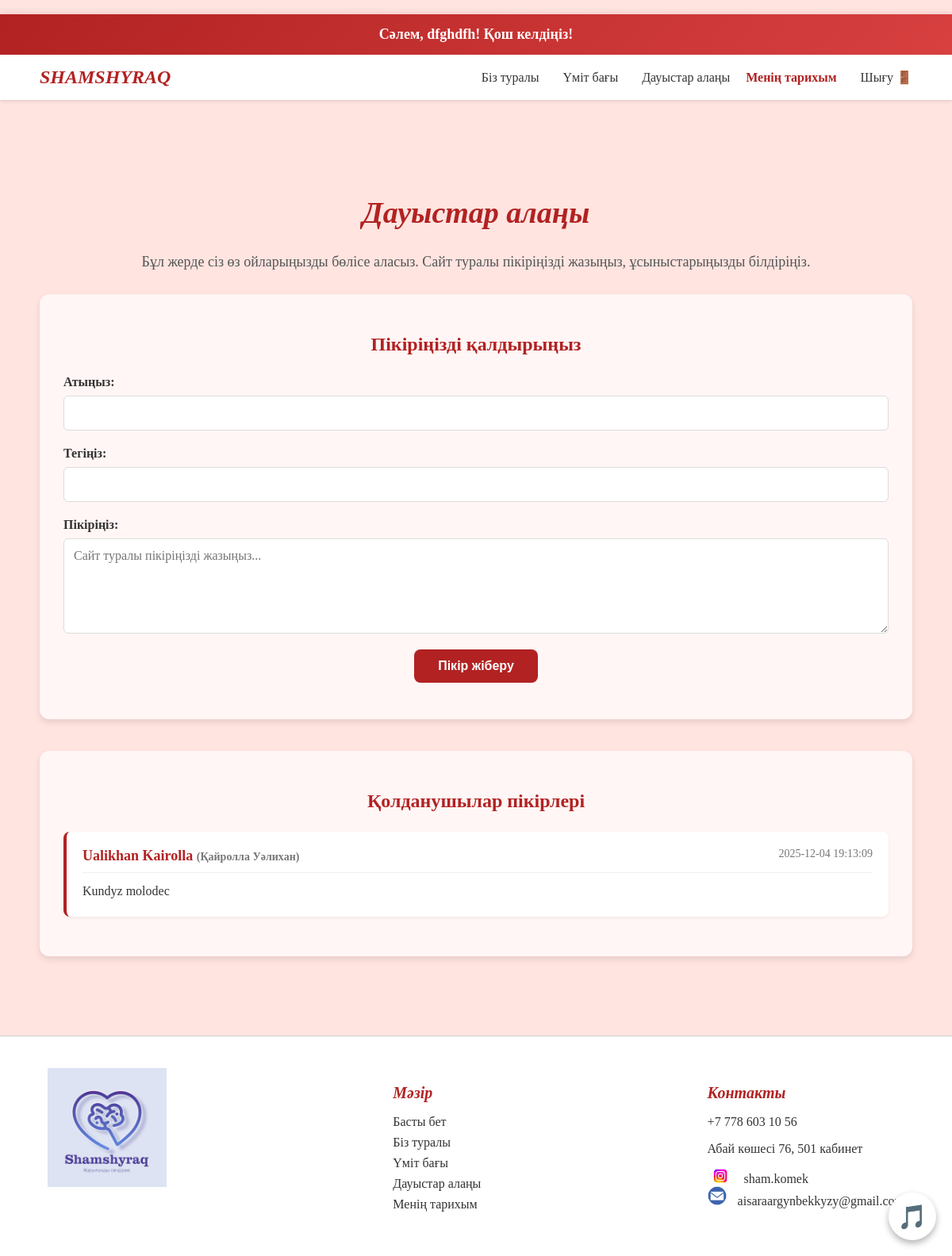
Screenshot of /voices (signed in) with the database file from the repository.
### tables this page shows
CREATE TABLE comments (
                id INTEGER PRIMARY KEY AUTOINCREMENT,
                user_id INTEGER NOT NULL,
                first_name TEXT NOT NULL,
                last_name TEXT NOT NULL,
                comment TEXT NOT NULL,
                created_at TIMESTAMP DEFAULT CURRENT_TIMESTAMP,
                FOREIGN KEY (user_id) REFERENCES users(id) ON DELETE CASCADE
            );

CREATE TABLE users (
                id INTEGER PRIMARY KEY AUTOINCREMENT,
                name TEXT NOT NULL,
                email TEXT UNIQUE NOT NULL,
                password TEXT NOT NULL,
                created_at TIMESTAMP DEFAULT CURRENT_TIMESTAMP
            );

### main.py (the view)
@app.get("/voices", response_class=HTMLResponse)
def read_voices(request: Request, db: Database = Depends(get_db)):
    user = require_auth(request)
    if isinstance(user, RedirectResponse):
        return user
    comments = db.get_all_comments()
    return templates.TemplateResponse("voices.html", {
        "request": request,
        "title": "Дауыстар алаңы",
        "user": user,
        "comments": comments
    })

### templates/voices.html (shortened to what this page needs)
﻿<!DOCTYPE html>
<html lang="kk">
<head>
</head>
<body>
    {% if user %}
    <div class="welcome-banner">
        Сәлем, {{ user.name }}! Қош келдіңіз!
    </div>
    {% endif %}
    <nav class="navbar">
        <a href="/" class="logo">SHAMSHYRAQ</a>
        <div class="nav-links">
            <a href="/about">Біз туралы</a>
            <a href="/hope">Үміт бағы</a>
            <a href="/voices">Дауыстар алаңы</a>
            <a href="/history" style="margin-left: 20px; color: #B22222; text-decoration: none; font-weight: bold;">
                Менің тарихым
            </a>
            {% if user %}
                <a href="/logout" class="logout-with-text" title="Шығу">
                    Шығу 🚪
                </a>
            {% else %}
                <a href="/login" class="user-icon" title="Кіру">👤</a>
            {% endif %}
        </div>
    </nav>
    <div class="main-content">
        <h1 class="section-header">Дауыстар алаңы</h1>
        <p style="text-align: center; font-size: 18px; color: #555; margin-bottom: 30px;">
            Бұл жерде сіз өз ойларыңызды бөлісе аласыз. Сайт туралы пікіріңізді жазыңыз, ұсыныстарыңызды білдіріңіз.
        </p>
        <div class="comment-form">
            <h2 style="color: #B22222; text-align: center; margin-bottom: 25px;">Пікіріңізді қалдырыңыз</h2>
            <form method="POST" action="/add_comment">
                <div class="form-group">
                    <label for="first_name">Атыңыз:</label>
                    <input type="text" id="first_name" name="first_name" required>
                </div>
                <div class="form-group">
                    <label for="last_name">Тегіңіз:</label>
                    <input type="text" id="last_name" name="last_name" required>
                </div>
                <div class="form-group">
                    <label for="comment">Пікіріңіз:</label>
                    <textarea id="comment" name="comment" placeholder="Сайт туралы пікіріңізді жазыңыз..." required></textarea>
                </div>
                <div style="text-align: center;">
                    <button type="submit" class="submit-btn">Пікір жіберу</button>
                </div>
            </form>
        </div>
        <div class="comments-section">
            <h2 style="color: #B22222; text-align: center; margin-bottom: 25px;">Қолданушылар пікірлері</h2>
            {% if comments %}
                {% for comment in comments %}
                <div class="comment">
                    <div class="comment-header">
                        <div class="comment-author">
                            {{ comment.first_name }} {{ comment.last_name }}
                            {% if comment.user_name %}
                                <span style="color: #777; font-size: 14px;">({{ comment.user_name }})</span>
                            {% endif %}
                        </div>
                        <div class="comment-date">
                            {{ comment.created_at }}
                        </div>
                    </div>
                    <div class="comment-text">
                        {{ comment.comment }}
                    </div>
                </div>
                {% endfor %}
            {% else %}
                <div class="no-comments">
                    <p>Әлі пікірлер жоқ. Тұңғыш болыңыз!</p>
                </div>
            {% endif %}
        </div>
    </div>
    <footer>
        <div class="logo-area">
            <img src="/static/shamlogo.jpeg" alt="Sham">
        </div>
        <div>
            <h3>Мәзір</h3>
            <ul>
                <li><a href="/">Басты бет</a></li>
                <li><a href="/about">Біз туралы</a></li>
                <li><a href="/hope">Үміт бағы</a></li>
                <li><a href="/voices">Дауыстар алаңы</a></li>
                <li><a href="/history">Менің тарихым</a></li>
            </ul>
        </div>
        <div>
            <h3>Контакты</h3>
            <p>+7 778 603 10 56</p>
            <p>Абай көшесі 76, 501 кабинет</p>
            <div class="social">
                <a href="#"><img src="/static/logoin.jpeg" alt="Instagram" width="32"></a>
                <span>sham.komek</span><br>
                <a href="#"><img src="/static/logopo.jpeg" alt="Email" width="24"></a>
                <span>aisaraargynbekkyzy@gmail.com</span>
            </div>
        </div>
    </footer>
    <button id="music-btn">🎵</button>
</body>
</html>

### templates/voices.html (style rules this page uses)
body { font-family: 'Times New Roman', Times, serif; margin: 0; background-color: #FFE4E0; }
.welcome-banner { background: linear-gradient(135deg, #B22222, #D84040); color: white; padding: 15px; text-align: center; font-size: 18px; font-weight: bold; box-shadow: 0 2px 10px rgba(178, 34, 34, 0.3); }
.navbar { display: flex; justify-content: space-between; align-items: center; padding: 15px 50px; background-color: #fff; box-shadow: 0 2px 4px rgba(0,0,0,0.1); }
.navbar .logo { font-size: 24px; font-weight: bold; font-style: italic; color: #B22222; text-decoration: none; }
.navbar .nav-links { display: flex; align-items: center; }
.navbar .nav-links a { margin-left: 30px; text-decoration: none; color: #333; font-weight: 500; transition: color 0.3s ease; }
.logout-with-text { display: flex; align-items: center; gap: 8px; margin-left: 20px; text-decoration: none; color: #B22222; font-weight: 500; transition: all 0.3s ease; }
.main-content { padding: 50px; max-width: 1200px; margin: 30px auto; }
.section-header { text-align: center; font-size: 38px; color: #B22222; margin: 40px 0 30px; font-weight: bold; font-style: italic; }
.comment-form { background-color: #FFF6F5; border-radius: 12px; padding: 30px; margin-bottom: 40px; box-shadow: 0 4px 8px rgba(0,0,0,0.1); }
.form-group { margin-bottom: 20px; }
.form-group label { display: block; margin-bottom: 8px; color: #333; font-weight: bold; }
.form-group input, .form-group textarea { width: 100%; padding: 12px; border: 1px solid #ddd; border-radius: 6px; font-size: 16px; font-family: 'Times New Roman', Times, serif; box-sizing: border-box; }
.form-group textarea { min-height: 120px; resize: vertical; }
.submit-btn { background: #B22222; color: white; padding: 12px 30px; border: none; border-radius: 8px; font-size: 16px; font-weight: bold; cursor: pointer; transition: all 0.3s ease; }
.comments-section { background-color: #FFF6F5; border-radius: 12px; padding: 30px; box-shadow: 0 4px 8px rgba(0,0,0,0.1); }
.comment { background-color: white; border-radius: 8px; padding: 20px; margin-bottom: 20px; border-left: 4px solid #B22222; box-shadow: 0 2px 4px rgba(0,0,0,0.05); }
.comment-header { display: flex; justify-content: space-between; margin-bottom: 10px; border-bottom: 1px solid #eee; padding-bottom: 10px; }
.comment-author { font-weight: bold; color: #B22222; font-size: 18px; }
.comment-date { color: #777; font-size: 14px; }
.comment-text { color: #333; line-height: 1.6; font-size: 16px; }
footer { background-color: #fff; padding: 40px 60px; color: #333; display: flex; justify-content: space-between; flex-wrap: wrap; font-size: 16px; border-top: 1px solid #ccc; margin-top: 50px; }
footer .logo-area { max-width: 300px; }
footer .logo-area img { width: 150px; height: auto; margin-bottom: 10px; }
footer h3 { color: #B22222; font-style: italic; font-size: 20px; margin-bottom: 10px; }
footer ul { list-style: none; padding: 0; }
footer ul li { margin-bottom: 8px; }
footer a { text-decoration: none; color: #333; }
footer .social { margin-top: 10px; }
footer .social a { margin-right: 10px; text-decoration: none; }
#music-btn { position: fixed; bottom: 20px; right: 20px; width: 60px; height: 60px; border-radius: 50%; border: none; background-color: #fff; box-shadow: 0 4px 8px rgba(0,0,0,0.3); font-size: 30px; color: #B22222; cursor: pointer; transition: transform 0.3s ease, background-color 0.3s ease; z-index: 1000; }

### rows the page displays
comments: first_name "Ualikhan", last_name "Kairolla", user_name "Қайролла Уәлихан", created_at "2025-12-04 19:13:09", comment "Kundyz molodec"

### other values shown
{{ user.name }} "dfghdfh"
